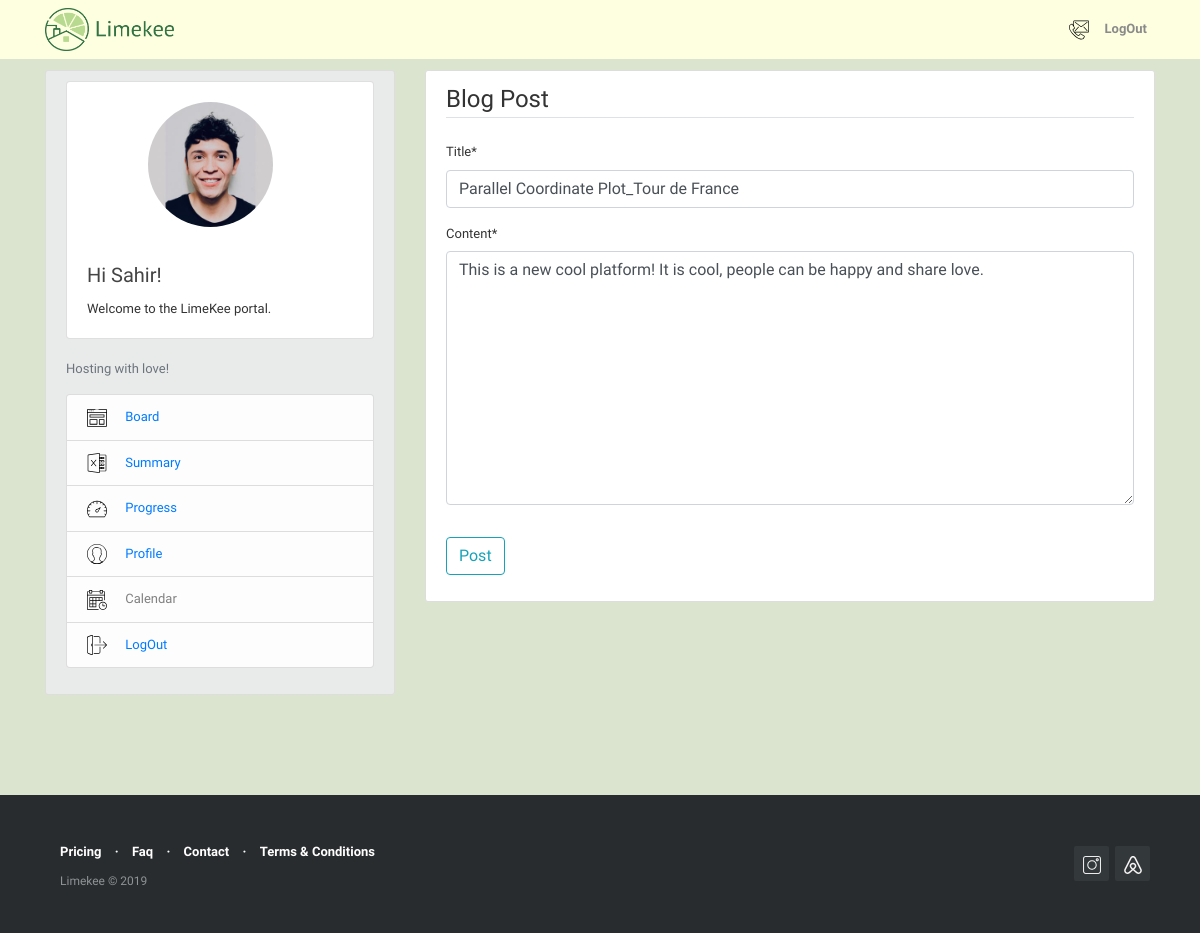
Page /blog/post/34/update/ (signed in) on the committed database.
### users/models.py (models this page shows, shortened)
class Profile(models.Model):
    user = models.OneToOneField(User, on_delete = models.CASCADE)
    first_name = models.CharField(max_length=30, blank=False)
    last_name = models.CharField(max_length=30, blank=False)
    phone_number = models.IntegerField(blank=True, null=True)
    image = models.ImageField (default = 'default.png', upload_to='profile_pics')

### blog/models.py (models this page shows, shortened)
class Posts(models.Model):
    title = models.CharField(max_length=100)
    content = models.TextField()
    date_posted = models.DateTimeField(default=timezone.now)
    author = models.ForeignKey(User, on_delete=models.CASCADE)

### blog/views.py (the view, shortened to what this page needs)
# urls.py: path('post/<int:pk>/update/', PostUpdateView.as_view(), name='post-update'),
class PostUpdateView(LoginRequiredMixin, UserPassesTestMixin, UpdateView):
    model = Posts
    fields = ['title','content']
    def test_func(self):
        post = self.get_object()
        if self.request.user == post.author:
            return True
        return False

### blog/templates/blog/posts_form.html (shortened to what this page needs)
{% extends "blog/base.html" %}
{% load crispy_forms_tags %}
{% block content %}
    <div class= "content-section">
       <form method="POST">
            <fieldset class="form-group">
                <legend class="border-bottom mb-4">Blog Post</legend>
                {{ form|crispy }}
            </fieldset>
            <div class="form-group">
              <button class="btn btn-outline-info" type="submit">Post</button>
            </div>
       </form>
    </div>
{% endblock content %}

### blog/templates/blog/base.html (shortened to what this page needs)
{% load static %}
<!DOCTYPE html>
<html>
  <head>
    <link rel="stylesheet" href="https://maxcdn.bootstrapcdn.com/bootstrap/4.0.0/css/bootstrap.min.css">
    <link rel="stylesheet" type="text/css" href="{% static 'blog/main2.css' %}">
	<link rel="stylesheet" type="text/css" href="{% static 'blog/footer-distributed1.css' %}">
  </head>
   <body>
     <header class="site-header">
        <nav class="navbar navbar-expand-md navbar-light bg-steel fixed-top" >
         <div class="container" style="font-weight: bold;">
            <a class="navbar-brand mr-4" href="https://www.limekee.com">
                <img src="/media/limekee_logo.png" style="width:130px; height:43px; margin-top:5px; margin-bottom:5px;" title="Limekee" alt="Limekee Logo">
            </a>
            <div class="collapse navbar-collapse" id="navbarToggle">
            <div class="navbar-nav">
              {% if user.is_authenticated %}
                <a class="nav-item nav-link font-weight-bold" href="https://www.limekee.com/contact"><img src="/media/svg/contact.svg" style="width:20px; height:20px; " alt="Contact us"> </a>
                <a class="nav-item nav-link font-weight-bold" href="{% url 'logout' %}">LogOut</a>
              {% else %}
                <a class="nav-item nav-link font-weight-bold" href="{% url 'login' %}">Login </a>
                <a class="nav-item nav-link font-weight-bold" href="{% url 'register' %}"> Sign Up</a>
              {% endif %}
            </div>
          </div>
        </div>
      </nav>
  </header>
  <main role="main" class="container">
  <div class="row">
      <div class="col-md-4">
        <div class="content-section" style="background-color:#E9EAEA">
            <div class="card" >
                <br>
                <div style="text-align: center;">
                {% if user.is_authenticated %}
                  <img class="rounded-circle account-img" src="{{user.profile.image.url}}" alt="Author picture">
                {% else %}
                  <img src="/media/key1.svg" class="card-img-top" style="width:150px; height:150px; text-align: center" alt="Limekee">
                {% endif %}
                </div>
                <div class="card-body">
                    <h5 class="card-title">Hi {{ user.username }}!</h5>
                    <p class="card-text">Welcome to the LimeKee portal.</p>
                </div>
            </div>
            {% if user.is_authenticated %}
              <div class="media" >
                <div class="media-body" >
                    <br>
                    <p class='text-muted'>Hosting with love!
                      <ul class="list-group">
                        <li class="list-group-item list-group-item-light"><img src="/media/svg/004-browser.svg" style="width:20px; height:20px; margin-right: 15px" alt="icon"> <a href="{% url 'reservation-home' %}">     Board</a></li>
                        <li class="list-group-item list-group-item-light"><img src="/media/svg/007-excel.svg" style="width:20px; height:20px;margin-right: 15px " alt="icon"> <a href="{% url 'reservations-summary' %}">     Summary</a></li>
                        <li class="list-group-item list-group-item-light"><img src="/media/svg/005-dashboard.svg" style="width:20px; height:20px; margin-right: 15px" alt="icon"> <a href="{% url 'reservations-progress' %}">    Progress</a></li>
                        <li class="list-group-item list-group-item-light"><img src="/media/svg/002-man.svg" style="width:20px; height:20px;margin-right: 15px " alt="icon"> <a href="{% url 'profile' %}">    Profile</a></li>
                        <li class="list-group-item list-group-item-light"><img src="/media/svg/003-calendar.svg" style="width:20px; height:20px;margin-right: 15px " alt="icon">    Calendar</li>
                        <li class="list-group-item list-group-item-light"><img src="/media/svg/006-logout.svg" style="width:20px; height:20px; margin-right: 15px" alt="icon"> <a href="{% url 'logout' %}">    LogOut</a></li>
                      </ul>
                    </p>
                </div>
              </div>
             {% endif %}
        </div>
      </div>
        <div class="col-md-8">
          {% block content %}{% endblock %}
        </div>
    </div>
  </main>
       <footer class="footer-distributed" style="font-family:'Libre Franklin';">
    			<div class="footer-right">
    				<a href="https://www.instagram.com/limekee.ny/"><img src="/media/svg/instagram.svg" style="width:18px; height:18px; " alt="Instagram"></a>
    				<a href="https://www.airbnb.com/"><img src="/media/svg/airbnb.svg" style="width:18px; height:18px; " alt="Airbnb"></a>
    			</div>
    			<div class="footer-left">
    				<p class="footer-links">
    					<a href="https://www.limekee.com/#price-section" style="margin-right:10px; margin-left:10px" > Pricing</a>
    					·
    					<a href="https://www.limekee.com/faq" style="margin-right:10px; margin-left:10px">Faq</a>
    					·
    					<a href="https://www.limekee.com/contact" style="margin-right:10px; margin-left:10px"> Contact</a>
                        ·
    					<a href="https://www.limekee.com/terms-of-service" style="margin-right:10px; margin-left:10px"> Terms & Conditions</a>
    				</p>
    				<p style="margin-right:10px; margin-left:10px">Limekee &copy; 2019</p>
    			</div>
       </footer>
  </body>
</html>

### blog/static/blog/main2.css (style rules this page uses)
body { background: #dae4ce; color: #333333; margin-top: 5rem; }
h1, h2, h3, h4, h5, h6 { color: #444444; }
ul { margin: 0; }
.container { margin-top: -10px; margin-bottom: -10px; }
.bg-steel { background-color: #feffe0; }
.site-header .navbar-nav .nav-link { color: #8a8a8a; }
.nav-item { font: font-weight-bold; }
.content-section { background: #ffffff; padding: 10px 20px; border: 1px solid #dddddd; border-radius: 3px; margin-bottom: 30px; }
.account-img { height: 125px; width: 125px; margin-right: 20px; margin-bottom: 16px; }

### blog/static/blog/footer-distributed1.css (style rules this page uses)
.footer-distributed { background-color: #292c2f; box-shadow: 0 1px 1px 0 rgba(0, 0, 0, 0.12); box-sizing: border-box; width: 100%; text-align: left; font: normal 12px sans-serif; padding: 45px 50px; margin-top: 80px; }
.footer-distributed .footer-left p { color: #8f9296; font-size: 12px; margin: 0; }
.footer-distributed p.footer-links { font-size:13px; font-weight: bold; color: #ffffff; margin: 0 0 10px; padding: 0; }
.footer-distributed p.footer-links a { display:inline-block; line-height: 1.8; text-decoration: none; color: inherit; }
.footer-distributed .footer-right { float: right; margin-top: 6px; max-width: 180px; }
.footer-distributed .footer-right a { display: inline-block; width: 35px; height: 35px; background-color: #33383b; border-radius: 2px; font-size: 20px; color: #ffffff; text-align: center; line-height: 35px; margin-left: 3px; }

### blog/templates/blog/base.html (style rules this page uses)
body { font-family: 'Libre Franklin'; font-size: 13px; }

### rows in the picture
Posts: title "Parallel Coordinate Plot_Tour de France", content "This is a new cool platform! It is cool, people can be happy and share love."

### other values in the picture
{{ user.username }} "Sahir"
